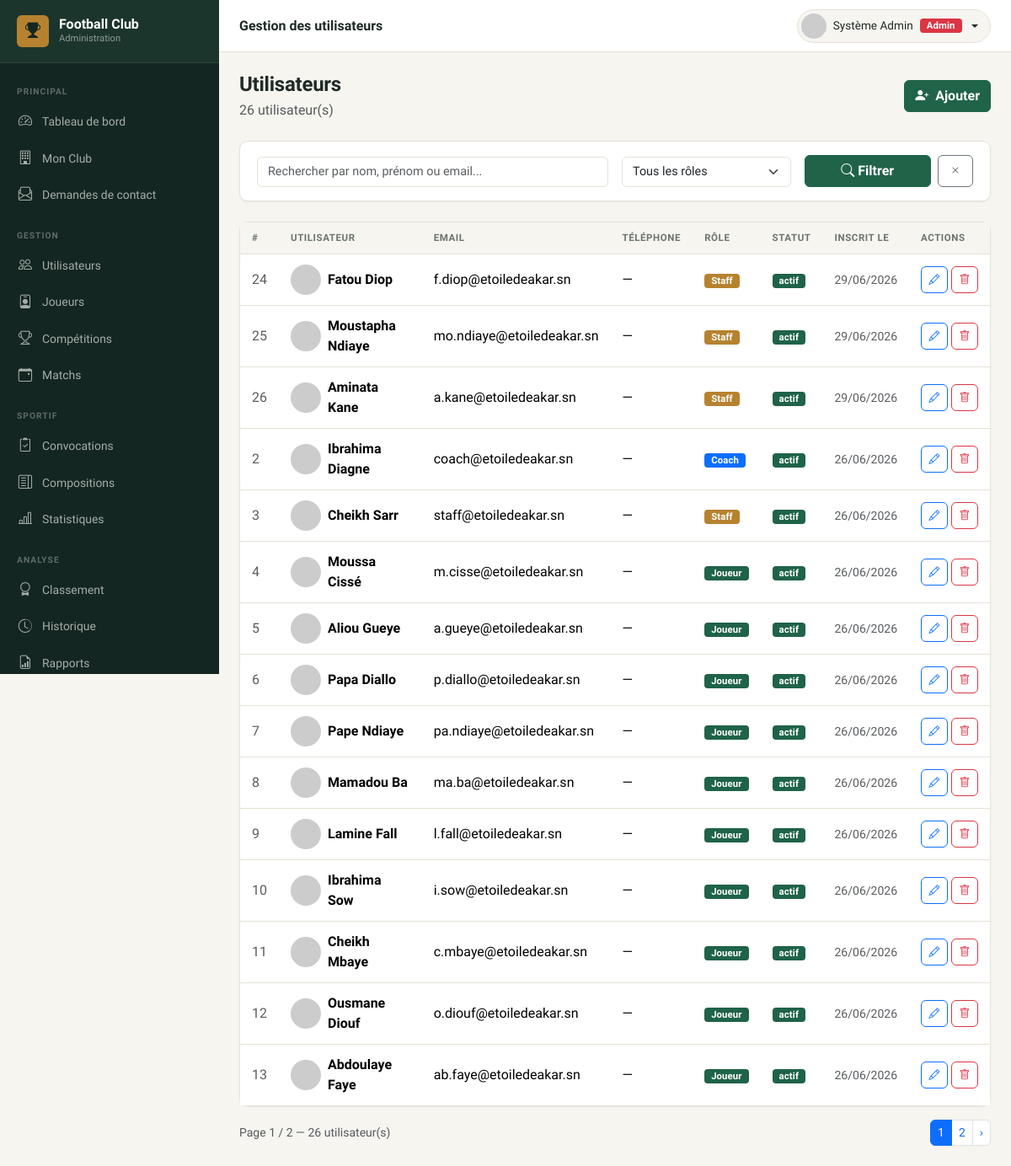
Screenshot of /admin/users/index.php (signed in) with the database file from the repository.
### tables this page shows
CREATE TABLE `utilisateurs` (
  `id` int(11) NOT NULL,
  `nom` varchar(100) NOT NULL,
  `prenom` varchar(100) NOT NULL,
  `email` varchar(150) NOT NULL,
  `telephone` varchar(20) DEFAULT NULL,
  `mot_de_passe` varchar(255) NOT NULL,
  `role` enum('admin','coach','staff','joueur') NOT NULL DEFAULT 'joueur',
  `statut` enum('actif','inactif') NOT NULL DEFAULT 'actif',
  `photo` varchar(255) DEFAULT NULL,
  `created_at` timestamp NOT NULL DEFAULT current_timestamp(),
  `updated_at` timestamp NOT NULL DEFAULT current_timestamp() ON UPDATE current_timestamp()
);

### admin/users/index.php (the view, shortened to what this page needs)
<?php
require_once ROOT_PATH . '/includes/functions.php';
$pdo = getPDO();
$search  = trim($_GET['q']    ?? '');
$role    = $_GET['role']      ?? '';
$page    = max(1, (int)($_GET['page'] ?? 1));
$perPage = 15;
$where  = ['1=1'];
$params = [];
$whereStr = implode(' AND ', $where);
$totalStmt = $pdo->prepare("SELECT COUNT(*) FROM utilisateurs WHERE $whereStr");
$totalStmt->execute($params);
$total      = (int)$totalStmt->fetchColumn();
$totalPages = max(1, (int)ceil($total / $perPage));
$page       = min($page, $totalPages);
$offset     = ($page - 1) * $perPage;
$usersStmt = $pdo->prepare("SELECT * FROM utilisateurs WHERE $whereStr ORDER BY created_at DESC LIMIT $perPage OFFSET $offset");
$usersStmt->execute($params);
$users = $usersStmt->fetchAll();
$suggestions = $pdo->query("SELECT prenom, nom, role FROM utilisateurs ORDER BY nom")->fetchAll();
$pageTitle = 'Gestion des utilisateurs';
require_once ROOT_PATH . '/admin/includes/header.php';
?>
<div class="d-flex align-items-center justify-content-between mb-4">
    <div>
        <h4 class="fw-bold mb-1">Utilisateurs</h4>
        <p class="text-muted mb-0"><?= $total ?> utilisateur(s)</p>
    </div>
    <a href="<?= BASE_URL ?>/admin/users/add.php" class="btn btn-success">
        <i class="bi bi-person-plus-fill me-1"></i> Ajouter
    </a>
</div>
<div class="card mb-4">
    <div class="card-body py-3">
        <form class="row g-3 align-items-end" method="GET" id="filterForm">
            <div class="col-md-6" style="position:relative">
                <input type="text" name="q" id="searchInput" class="form-control"
                       placeholder="Rechercher par nom, prénom ou email..."
                       value="<?= e($search) ?>" autocomplete="off">
            </div>
            <div class="col-md-3">
                <select name="role" class="form-select">
                    <option value="">Tous les rôles</option>
                </select>
            </div>
            <div class="col-md-3 d-flex gap-2">
                <button class="btn btn-success flex-grow-1"><i class="bi bi-search"></i> Filtrer</button>
                <a href="?" class="btn btn-outline-secondary"><i class="bi bi-x"></i></a>
            </div>
        </form>
    </div>
</div>
<div class="card table-card">
    <div class="card-body p-0 table-responsive">
        <table class="table datatable">
            <thead><tr>
                <th>#</th>
                <th>Utilisateur</th>
                <th>Email</th>
                <th>Téléphone</th>
                <th>Rôle</th>
                <th>Statut</th>
                <th>Inscrit le</th>
                <th>Actions</th>
            </tr></thead>
            <tbody>
            <?php if ($users): ?>
                <?php foreach ($users as $u): ?>
                <tr>
                    <td class="text-muted"><?= $u['id'] ?></td>
                    <td>
                        <div class="d-flex align-items-center gap-2">
                            <img src="<?= avatarUrl($u['photo'], $u['prenom'].' '.$u['nom']) ?>" class="avatar" alt="">
                            <div>
                                <div class="fw-semibold"><?= e($u['prenom']) ?> <?= e($u['nom']) ?></div>
                            </div>
                        </div>
                    </td>
                    <td><?= e($u['email']) ?></td>
                    <td><?= e($u['telephone'] ?: '—') ?></td>
                    <td><?= roleBadge($u['role']) ?></td>
                    <td><?= statusBadge($u['statut']) ?></td>
                    <td class="text-muted small"><?= formatDate($u['created_at']) ?></td>
                    <td>
                        <div class="d-flex gap-1">
                            <a href="<?= BASE_URL ?>/admin/users/edit.php?id=<?= $u['id'] ?>"
                               class="btn btn-icon btn-sm btn-outline-primary" title="Modifier" data-bs-toggle="tooltip">
                                <i class="bi bi-pencil"></i>
                            </a>
                            <form method="POST" action="<?= BASE_URL ?>/admin/users/delete.php" class="d-inline">
                                <button type="submit" class="btn btn-icon btn-sm btn-outline-danger"
                                        data-confirm="Supprimer cet utilisateur ?" title="Supprimer" data-bs-toggle="tooltip">
                                    <i class="bi bi-trash"></i>
                                </button>
                            </form>
                        </div>
                    </td>
                </tr>
                <?php endforeach; ?>
            <?php else: ?>
                <tr><td colspan="8" class="text-center py-5 text-muted">
                    <i class="bi bi-people fs-2 d-block mb-2"></i>Aucun utilisateur trouvé
                </td></tr>
            <?php endif; ?>
            </tbody>
        </table>
    </div>
</div>
<?php if ($totalPages > 1):
    $qp = array_filter(['q'=>$search,'role'=>$role]);
?>
<nav class="d-flex align-items-center justify-content-between mt-3">
    <small class="text-muted">Page <?= $page ?> / <?= $totalPages ?> — <?= $total ?> utilisateur(s)</small>
    <ul class="pagination pagination-sm mb-0">
        <?php for ($p = max(1,$page-2); $p <= min($totalPages,$page+2); $p++): ?>
            <li class="page-item <?= $p===$page?'active':'' ?>">
                <a class="page-link" href="?<?= http_build_query(array_merge($qp,['page'=>$p])) ?>"><?= $p ?></a>
            </li>
        <?php endfor; ?>
        <?php if ($page < $totalPages): ?>
            <li class="page-item"><a class="page-link" href="?<?= http_build_query(array_merge($qp,['page'=>$page+1])) ?>">›</a></li>
        <?php endif; ?>
    </ul>
</nav>
<?php endif; ?>
<?php require_once ROOT_PATH . '/admin/includes/footer.php'; ?>

### admin/includes/header.php (shortened to what this page needs)
<?php
$pageTitle = $pageTitle ?? 'Administration';
$user      = currentUser();
$baseUrl   = BASE_URL;
?>
<!DOCTYPE html>
<html lang="fr">
<head>
    <link href="https://cdn.jsdelivr.net/npm/bootstrap@5.3.3/dist/css/bootstrap.min.css" rel="stylesheet">
    <link href="https://cdn.jsdelivr.net/npm/bootstrap-icons@1.11.3/font/bootstrap-icons.min.css" rel="stylesheet">
    <link href="<?= $baseUrl ?>/assets/css/style.css?v=<?= assetVersion('assets/css/style.css') ?>" rel="stylesheet">
</head>
<body>
<aside class="sidebar" id="sidebar">
    <a href="<?= $baseUrl ?>/admin/index.php" class="sidebar-brand">
        <div class="brand-icon"><i class="bi bi-trophy-fill"></i></div>
        <div>
            <div class="brand-text">Football Club</div>
            <div class="brand-sub">Administration</div>
        </div>
    </a>
    <nav class="mt-2 pb-4">
        <div class="sidebar-section">Principal</div>
        <a href="<?= $baseUrl ?>/admin/index.php">
            <i class="bi bi-speedometer2"></i> Tableau de bord
        </a>
        <a href="<?= $baseUrl ?>/admin/club/index.php">
            <i class="bi bi-building"></i> Mon Club
        </a>
        <a href="<?= $baseUrl ?>/admin/contacts/index.php">
            <i class="bi bi-envelope-paper"></i> Demandes de contact
        </a>
        <div class="sidebar-section">Gestion</div>
        <a href="<?= $baseUrl ?>/admin/users/index.php">
            <i class="bi bi-people"></i> Utilisateurs
        </a>
        <a href="<?= $baseUrl ?>/admin/joueurs/index.php">
            <i class="bi bi-person-badge"></i> Joueurs
        </a>
        <a href="<?= $baseUrl ?>/admin/competitions/index.php">
            <i class="bi bi-trophy"></i> Compétitions
        </a>
        <a href="<?= $baseUrl ?>/admin/matchs/index.php">
            <i class="bi bi-calendar-event"></i> Matchs
        </a>
        <div class="sidebar-section">Sportif</div>
        <a href="<?= $baseUrl ?>/admin/convocations/index.php">
            <i class="bi bi-clipboard2-check"></i> Convocations
        </a>
        <a href="<?= $baseUrl ?>/admin/compositions/index.php">
            <i class="bi bi-layout-text-sidebar"></i> Compositions
        </a>
        <a href="<?= $baseUrl ?>/admin/statistiques/index.php">
            <i class="bi bi-bar-chart-line"></i> Statistiques
        </a>
        <div class="sidebar-section">Analyse</div>
        <a href="<?= $baseUrl ?>/admin/classement/index.php">
            <i class="bi bi-award"></i> Classement
        </a>
        <a href="<?= $baseUrl ?>/admin/historique/index.php">
            <i class="bi bi-clock-history"></i> Historique
        </a>
        <a href="<?= $baseUrl ?>/admin/rapports/index.php">
            <i class="bi bi-file-earmark-bar-graph"></i> Rapports
        </a>
    </nav>
</aside>
<div class="main-wrapper">
    <header class="topbar">
        <span class="page-title"><?= e($pageTitle) ?></span>
        <div class="topbar-right">
            <div class="dropdown">
                <div class="user-chip dropdown-toggle" data-bs-toggle="dropdown" id="userMenu">
                    <img src="<?= avatarUrl($user['photo'] ?? null, ($user['prenom'] ?? '?') . ' ' . ($user['nom'] ?? '')) ?>"
                         alt="avatar" class="avatar-sm">
                    <span class="d-none d-md-inline"><?= e(($user['prenom'] ?? '') . ' ' . ($user['nom'] ?? '')) ?></span>
                    <?= roleBadge($user['role'] ?? 'admin') ?>
                </div>
            </div>
        </div>
    </header>
    <main class="page-content">

### includes/functions.php (shortened to what this page needs)
<?php
function currentUser(): ?array {
    return $_SESSION['user'] ?? null;
}
function e(string $str): string {
    return htmlspecialchars($str, ENT_QUOTES | ENT_SUBSTITUTE, 'UTF-8');
}
function assetVersion(string $relativePath): string {
    $path = ROOT_PATH . '/' . ltrim($relativePath, '/');
    return (string)(file_exists($path) ? filemtime($path) : time());
}
function formatDate(?string $date): string {
    return date('d/m/Y', strtotime($date));
}
function statusBadge(string $status): string {
    $map = [
        'actif'      => 'success',
        'inactif'    => 'secondary',
        'blessé'     => 'warning',
        'suspendu'   => 'danger',
        'Programmé'  => 'primary',
        'Terminé'    => 'success',
        'En cours'   => 'warning',
        'Annulé'     => 'danger',
        'Reporté'    => 'secondary',
        'Publiée'    => 'success',
        'Brouillon'  => 'secondary',
        'Convoqué'   => 'success',
        'Absent'     => 'danger',
        'Blessé'     => 'warning',
        'Titulaire'  => 'primary',
        'Remplaçant' => 'secondary',
    ];
    $color = $map[$status] ?? 'secondary';
    return "<span class=\"badge bg-$color\">" . e($status) . '</span>';
}
function roleBadge(string $role): string {
    $map = ['admin' => 'danger', 'coach' => 'primary', 'staff' => 'warning', 'joueur' => 'success'];
    $labels = ['admin' => 'Admin', 'coach' => 'Coach', 'staff' => 'Staff', 'joueur' => 'Joueur'];
    $color = $map[$role] ?? 'secondary';
    $label = $labels[$role] ?? $role;
    return "<span class=\"badge bg-$color\">" . e($label) . '</span>';
}
function avatarUrl(?string $photo, string $name = '?'): string {
    $initials = urlencode(strtoupper(substr($name, 0, 1)));
    return "https://ui-avatars.com/api/?name=$initials&background=2d6a4f&color=fff&size=80";
}

### rows the page displays
utilisateurs: prenom+nom "Système Admin", role "Admin"
utilisateurs: id "24", prenom "Fatou", nom "Diop", email "f.diop@etoiledeakar.sn", telephone "—", role "Staff", statut "actif", created_at "29/06/2026"
utilisateurs: id "25", prenom "Moustapha", nom "Ndiaye", email "mo.ndiaye@etoiledeakar.sn", telephone "—", role "Staff", statut "actif", created_at "29/06/2026"
utilisateurs: id "26", prenom "Aminata", nom "Kane", email "a.kane@etoiledeakar.sn", telephone "—", role "Staff", statut "actif", created_at "29/06/2026"
utilisateurs: id "2", prenom "Ibrahima", nom "Diagne", email "coach@etoiledeakar.sn", telephone "—", role "Coach", statut "actif", created_at "26/06/2026"
utilisateurs: id "3", prenom "Cheikh", nom "Sarr", email "staff@etoiledeakar.sn", telephone "—", role "Staff", statut "actif", created_at "26/06/2026"
utilisateurs: id "4", prenom "Moussa", nom "Cissé", email "m.cisse@etoiledeakar.sn", telephone "—", role "Joueur", statut "actif", created_at "26/06/2026"
utilisateurs: id "5", prenom "Aliou", nom "Gueye", email "a.gueye@etoiledeakar.sn", telephone "—", role "Joueur", statut "actif", created_at "26/06/2026"
utilisateurs: id "6", prenom "Papa", nom "Diallo", email "p.diallo@etoiledeakar.sn", telephone "—", role "Joueur", statut "actif", created_at "26/06/2026"
utilisateurs: id "7", prenom "Pape", nom "Ndiaye", email "pa.ndiaye@etoiledeakar.sn", telephone "—", role "Joueur", statut "actif", created_at "26/06/2026"
utilisateurs: id "8", prenom "Mamadou", nom "Ba", email "ma.ba@etoiledeakar.sn", telephone "—", role "Joueur", statut "actif", created_at "26/06/2026"
utilisateurs: id "9", prenom "Lamine", nom "Fall", email "l.fall@etoiledeakar.sn", telephone "—", role "Joueur", statut "actif", created_at "26/06/2026"
utilisateurs: id "10", prenom "Ibrahima", nom "Sow", email "i.sow@etoiledeakar.sn", telephone "—", role "Joueur", statut "actif", created_at "26/06/2026"
utilisateurs: id "11", prenom "Cheikh", nom "Mbaye", email "c.mbaye@etoiledeakar.sn", telephone "—", role "Joueur", statut "actif", created_at "26/06/2026"
utilisateurs: id "12", prenom "Ousmane", nom "Diouf", email "o.diouf@etoiledeakar.sn", telephone "—", role "Joueur", statut "actif", created_at "26/06/2026"
utilisateurs: id "13", prenom "Abdoulaye", nom "Faye", email "ab.faye@etoiledeakar.sn", telephone "—", role "Joueur", statut "actif", created_at "26/06/2026"

### other values shown
$pageTitle "Gestion des utilisateurs"
$total "26"
$page "1"
$totalPages "2"
